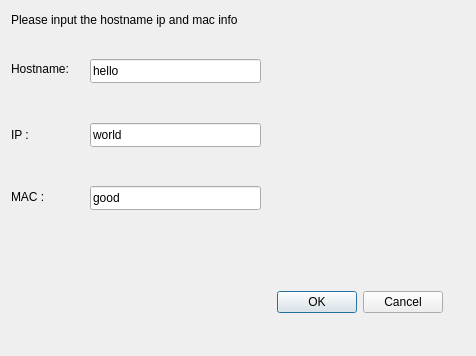
<?xml version="1.0" encoding="UTF-8"?>
<ui version="4.0">
 <class>dialog</class>
 <widget class="QDialog" name="dialog">
  <property name="geometry">
   <rect>
    <x>0</x>
    <y>0</y>
    <width>476</width>
    <height>356</height>
   </rect>
  </property>
  <property name="windowTitle">
   <string>Dialog</string>
  </property>
  <widget class="QDialogButtonBox" name="buttonBox">
   <property name="geometry">
    <rect>
     <x>250</x>
     <y>288</y>
     <width>193</width>
     <height>28</height>
    </rect>
   </property>
   <property name="orientation">
    <enum>Qt::Horizontal</enum>
   </property>
   <property name="standardButtons">
    <set>QDialogButtonBox::Cancel|QDialogButtonBox::Ok</set>
   </property>
  </widget>
  <widget class="QLabel" name="label">
   <property name="geometry">
    <rect>
     <x>11</x>
     <y>11</y>
     <width>341</width>
     <height>18</height>
    </rect>
   </property>
   <property name="font">
    <font>
     <pointsize>9</pointsize>
    </font>
   </property>
   <property name="text">
    <string>Please input the hostname ip and mac info</string>
   </property>
  </widget>
  <widget class="QLineEdit" name="lineEdit_addhost">
   <property name="geometry">
    <rect>
     <x>90</x>
     <y>59</y>
     <width>171</width>
     <height>24</height>
    </rect>
   </property>
   <property name="font">
    <font>
     <pointsize>9</pointsize>
    </font>
   </property>
   <property name="text">
    <string>hello</string>
   </property>
  </widget>
  <widget class="QLabel" name="label_hostname">
   <property name="geometry">
    <rect>
     <x>11</x>
     <y>60</y>
     <width>72</width>
     <height>18</height>
    </rect>
   </property>
   <property name="font">
    <font>
     <pointsize>9</pointsize>
    </font>
   </property>
   <property name="text">
    <string>Hostname:</string>
   </property>
  </widget>
  <widget class="QLineEdit" name="lineEdit_addIP">
   <property name="geometry">
    <rect>
     <x>90</x>
     <y>123</y>
     <width>171</width>
     <height>24</height>
    </rect>
   </property>
   <property name="font">
    <font>
     <pointsize>9</pointsize>
    </font>
   </property>
   <property name="text">
    <string>world</string>
   </property>
  </widget>
  <widget class="QLabel" name="label_IP">
   <property name="geometry">
    <rect>
     <x>11</x>
     <y>126</y>
     <width>72</width>
     <height>18</height>
    </rect>
   </property>
   <property name="font">
    <font>
     <pointsize>9</pointsize>
    </font>
   </property>
   <property name="text">
    <string>IP :</string>
   </property>
  </widget>
  <widget class="QLineEdit" name="lineEdit_addMAC">
   <property name="geometry">
    <rect>
     <x>90</x>
     <y>186</y>
     <width>171</width>
     <height>24</height>
    </rect>
   </property>
   <property name="font">
    <font>
     <pointsize>9</pointsize>
    </font>
   </property>
   <property name="text">
    <string>good</string>
   </property>
  </widget>
  <widget class="QLabel" name="label_MAC">
   <property name="geometry">
    <rect>
     <x>11</x>
     <y>188</y>
     <width>72</width>
     <height>18</height>
    </rect>
   </property>
   <property name="font">
    <font>
     <pointsize>9</pointsize>
    </font>
   </property>
   <property name="text">
    <string>MAC :</string>
   </property>
  </widget>
 </widget>
 <resources/>
 <connections>
  <connection>
   <sender>buttonBox</sender>
   <signal>accepted()</signal>
   <receiver>dialog</receiver>
   <slot>accept()</slot>
   <hints>
    <hint type="sourcelabel">
     <x>248</x>
     <y>254</y>
    </hint>
    <hint type="destinationlabel">
     <x>157</x>
     <y>274</y>
    </hint>
   </hints>
  </connection>
  <connection>
   <sender>buttonBox</sender>
   <signal>rejected()</signal>
   <receiver>dialog</receiver>
   <slot>reject()</slot>
   <hints>
    <hint type="sourcelabel">
     <x>316</x>
     <y>260</y>
    </hint>
    <hint type="destinationlabel">
     <x>286</x>
     <y>274</y>
    </hint>
   </hints>
  </connection>
 </connections>
</ui>
